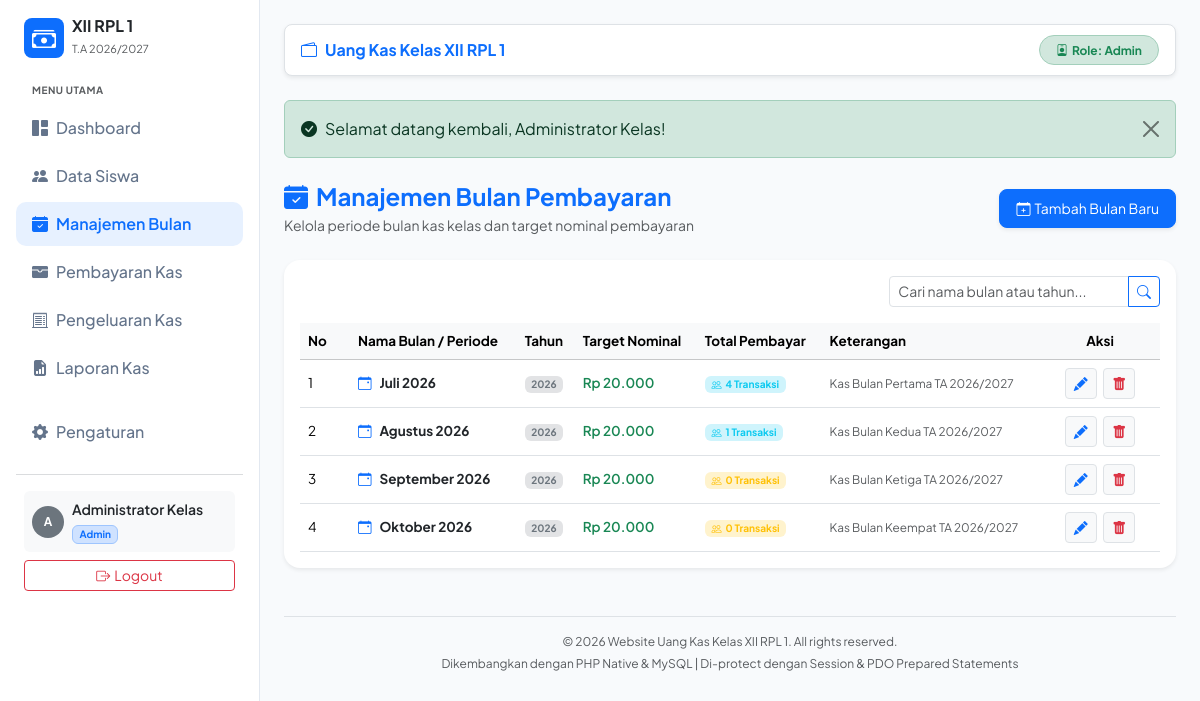
Page /php_native/pages/bulan.php (signed in) on the committed database.
### tables this page shows
CREATE TABLE `pengaturan` (
  `id` INT PRIMARY KEY DEFAULT 1,
  `nama_kelas` VARCHAR(50) NOT NULL DEFAULT 'XII RPL 1',
  `nominal_kas_mingguan` DECIMAL(12,2) NOT NULL DEFAULT 5000,
  `tahun_ajaran` VARCHAR(20) NOT NULL DEFAULT '2026/2027',
  `nama_wali_kelas` VARCHAR(100) DEFAULT 'Dra. Endang Susilowati',
  `nama_bendahara` VARCHAR(100) DEFAULT 'Siti Rahma'
);

CREATE TABLE `bulan_pembayaran` (
  `id` INT AUTO_INCREMENT PRIMARY KEY,
  `nama_bulan` VARCHAR(50) NOT NULL,
  `tahun` INT NOT NULL,
  `nominal_target` DECIMAL(12,2) NOT NULL DEFAULT 20000,
  `urutan` INT DEFAULT 1,
  `keterangan` VARCHAR(255) DEFAULT NULL,
  `created_at` DATETIME DEFAULT CURRENT_TIMESTAMP
);

### php_native/pages/bulan.php (the view, shortened to what this page needs)
<?php
require_once '../includes/header.php';
require_once '../includes/sidebar.php';
require_once '../includes/navbar.php';
$search = trim($_GET['search'] ?? '');
if (!empty($search)) {
    $stmt = $pdo->prepare("SELECT b.*, (SELECT COUNT(*) FROM pembayaran_kas WHERE bulan_id = b.id) AS total_transaksi FROM bulan_pembayaran b WHERE nama_bulan LIKE ? OR tahun LIKE ? ORDER BY urutan ASC, id ASC");
    $stmt->execute(["%$search%", "%$search%"]);
} else {
    $stmt = $pdo->query("SELECT b.*, (SELECT COUNT(*) FROM pembayaran_kas WHERE bulan_id = b.id) AS total_transaksi FROM bulan_pembayaran b ORDER BY urutan ASC, id ASC");
}
$list_bulan = $stmt->fetchAll();
?>
<div class="d-flex flex-column flex-md-row justify-content-between align-items-md-center mb-4 gap-3">
    <div>
        <h4 class="fw-bold mb-1 text-primary"><i class="bi bi-calendar-check-fill me-2"></i>Manajemen Bulan Pembayaran</h4>
        <p class="text-muted small mb-0">Kelola periode bulan kas kelas dan target nominal pembayaran</p>
    </div>
    <div>
        <button type="button" class="btn btn-primary btn-sm rounded-3 shadow-sm px-3 py-2" data-bs-toggle="modal" data-bs-target="#modalTambahBulan">
            <i class="bi bi-calendar-plus me-1"></i>Tambah Bulan Baru
        </button>
    </div>
</div>
<div class="card border-0 shadow-sm rounded-4 p-3 bg-white">
    <div class="row justify-content-between align-items-center mb-3">
        <div class="col-12 col-md-4 ms-auto">
            <form action="" method="GET">
                <div class="input-group">
                    <input type="text" name="search" class="form-control form-control-sm" placeholder="Cari nama bulan atau tahun..." value="<?= htmlspecialchars($search); ?>">
                    <button class="btn btn-outline-primary btn-sm" type="submit"><i class="bi bi-search"></i></button>
                </div>
            </form>
        </div>
    </div>
    <div class="table-responsive">
        <table class="table table-hover align-middle mb-0" style="font-size: 13.5px;">
            <thead class="table-light">
                <tr>
                    <th width="50">No</th>
                    <th>Nama Bulan / Periode</th>
                    <th>Tahun</th>
                    <th>Target Nominal</th>
                    <th>Total Pembayar</th>
                    <th>Keterangan</th>
                    <th width="120" class="text-center">Aksi</th>
                </tr>
            </thead>
            <tbody>
                <?php $no = 1; foreach ($list_bulan as $b): ?>
                <tr>
                    <td><?= $no++; ?></td>
                    <td class="fw-bold text-dark">
                        <i class="bi bi-calendar-event me-2 text-primary"></i><?= htmlspecialchars($b['nama_bulan']); ?>
                    </td>
                    <td><span class="badge bg-secondary-subtle text-secondary"><?= $b['tahun']; ?></span></td>
                    <td class="fw-semibold text-success"><?= format_rupiah($b['nominal_target']); ?></td>
                    <td>
                        <span class="badge bg-<?= $b['total_transaksi'] > 0 ? 'info' : 'warning'; ?>-subtle text-<?= $b['total_transaksi'] > 0 ? 'info' : 'warning'; ?>">
                            <i class="bi bi-people me-1"></i><?= $b['total_transaksi']; ?> Transaksi
                        </span>
                    </td>
                    <td class="text-muted small"><?= htmlspecialchars($b['keterangan'] ?: '-'); ?></td>
                    <td class="text-center">
                        <button type="button" class="btn btn-sm btn-light border text-primary me-1" data-bs-toggle="modal" data-bs-target="#modalEditBulan<?= $b['id']; ?>">
                            <i class="bi bi-pencil-fill"></i>
                        </button>
                        <a href="bulan.php?action=delete&id=<?= $b['id']; ?>" class="btn btn-sm btn-light border text-danger" onclick="return confirm('Apakah Anda yakin ingin menghapus bulan ini?')">
                            <i class="bi bi-trash-fill"></i>
                        </a>
                    </td>
                </tr>
                <?php endforeach; ?>
            </tbody>
        </table>
    </div>
</div>
<?php require_once '../includes/footer.php'; ?>

### php_native/includes/sidebar.php
<?php
$current_page = basename($_SERVER['PHP_SELF']);
?>
<div class="sidebar p-3 d-none d-md-block">
    <div class="d-flex align-items-center gap-2 mb-4 px-2">
        <div class="bg-primary text-white rounded-3 p-2 d-flex align-items-center justify-content-center" style="width: 40px; height: 40px;">
            <i class="bi bi-cash-stack fs-4"></i>
        </div>
        <div>
            <h6 class="fw-bold mb-0 text-dark"><?= htmlspecialchars($setting['nama_kelas']); ?></h6>
            <small class="text-muted" style="font-size: 11px;">T.A <?= htmlspecialchars($setting['tahun_ajaran']); ?></small>
        </div>
    </div>
    <div class="text-uppercase text-muted px-3 mb-2" style="font-size: 10px; font-weight: 700; letter-spacing: 0.5px;">Menu Utama</div>
    <ul class="nav nav-pills flex-column mb-auto">
        <li class="nav-item">
            <a href="dashboard.php" class="nav-link <?= $current_page == 'dashboard.php' ? 'active' : ''; ?>">
                <i class="bi bi-grid-1x2-fill me-2"></i>Dashboard
            </a>
        </li>
        <li class="nav-item">
            <a href="siswa.php" class="nav-link <?= $current_page == 'siswa.php' ? 'active' : ''; ?>">
                <i class="bi bi-people-fill me-2"></i>Data Siswa
            </a>
        </li>
        <li class="nav-item">
            <a href="bulan.php" class="nav-link <?= $current_page == 'bulan.php' ? 'active' : ''; ?>">
                <i class="bi bi-calendar-check-fill me-2"></i>Manajemen Bulan
            </a>
        </li>
        <li class="nav-item">
            <a href="pembayaran.php" class="nav-link <?= $current_page == 'pembayaran.php' ? 'active' : ''; ?>">
                <i class="bi bi-wallet-fill me-2"></i>Pembayaran Kas
            </a>
        </li>
        <li class="nav-item">
            <a href="pengeluaran.php" class="nav-link <?= $current_page == 'pengeluaran.php' ? 'active' : ''; ?>">
                <i class="bi bi-receipt-cutoff me-2"></i>Pengeluaran Kas
            </a>
        </li>
        <li class="nav-item">
            <a href="laporan.php" class="nav-link <?= $current_page == 'laporan.php' ? 'active' : ''; ?>">
                <i class="bi bi-file-earmark-bar-graph-fill me-2"></i>Laporan Kas
            </a>
        </li>
        <li class="nav-item mt-3">
            <a href="pengaturan.php" class="nav-link <?= $current_page == 'pengaturan.php' ? 'active' : ''; ?>">
                <i class="bi bi-gear-fill me-2"></i>Pengaturan
            </a>
        </li>
    </ul>
    <hr class="my-3 text-secondary opacity-25">
    <div class="px-2">
        <div class="d-flex align-items-center gap-2 p-2 rounded bg-light">
            <div class="bg-secondary text-white rounded-circle d-flex align-items-center justify-content-center" style="width: 32px; height: 32px; font-weight: bold; font-size: 12px;">
                <?= strtoupper(substr($_SESSION['username'] ?? 'U', 0, 1)); ?>
            </div>
            <div class="overflow-hidden" style="flex: 1;">
                <div class="fw-semibold text-truncate small"><?= htmlspecialchars($_SESSION['nama_lengkap'] ?? 'User'); ?></div>
                <span class="badge bg-primary-subtle text-primary border border-primary-subtle" style="font-size: 10px;"><?= htmlspecialchars($_SESSION['user_role'] ?? 'Bendahara'); ?></span>
            </div>
        </div>
        <a href="../auth/logout.php" class="btn btn-outline-danger btn-sm w-100 mt-2">
            <i class="bi bi-box-arrow-right me-1"></i>Logout
        </a>
    </div>
</div>

### php_native/includes/navbar.php (shortened to what this page needs)
<div class="content-area">
    <nav class="navbar navbar-expand-lg navbar-light bg-white rounded-3 shadow-sm mb-4 px-3 py-2 border">
        <div class="container-fluid p-0">
            <span class="navbar-brand fw-bold fs-6 text-primary me-auto">
                <i class="bi bi-wallet2 me-2"></i>Uang Kas Kelas <?= htmlspecialchars($setting['nama_kelas']); ?>
            </span>
            <div class="d-flex align-items-center gap-2">
                <span class="badge bg-success-subtle text-success border border-success-subtle px-3 py-2 rounded-pill small">
                    <i class="bi bi-person-badge me-1"></i>Role: <?= htmlspecialchars($_SESSION['user_role'] ?? 'Bendahara'); ?>
                </span>
            </div>
        </div>
    </nav>

### php_native/includes/footer.php (shortened to what this page needs)
    <footer class="mt-5 pt-3 text-center text-muted border-top" style="font-size: 12px;">
        <p class="mb-1">&copy; <?= date('Y'); ?> Website Uang Kas Kelas <?= htmlspecialchars($setting['nama_kelas']); ?>. All rights reserved.</p>
        <p class="mb-0">Dikembangkan dengan PHP Native &amp; MySQL | Di-protect dengan Session &amp; PDO Prepared Statements</p>
    </footer>
</div></div>
</body>
</html>

### php_native/includes/header.php (style rules this page uses)
body { font-family: 'Plus Jakarta Sans', sans-serif; background-color: #f8fafc; }
.sidebar { width: 260px; min-height: 100vh; background: #ffffff; border-right: 1px solid #e2e8f0; }
.sidebar .nav-link { color: #64748b; font-weight: 500; padding: 10px 16px; border-radius: 10px; margin-bottom: 4px; }
.sidebar .nav-link:hover, .sidebar .nav-link.active { color: #0d6efd; background-color: #e7f1ff; font-weight: 600; }
.content-area { flex: 1; padding: 24px; }

### rows in the picture
pengaturan: nama_kelas "XII RPL 1", tahun_ajaran "2026/2027"
bulan_pembayaran: nama_bulan "Juli 2026", tahun "2026", nominal_target "Rp 20.000", total_transaksi "4", keterangan "Kas Bulan Pertama TA 2026/2027"
bulan_pembayaran: nama_bulan "Agustus 2026", tahun "2026", nominal_target "Rp 20.000", total_transaksi "1", keterangan "Kas Bulan Kedua TA 2026/2027"
bulan_pembayaran: nama_bulan "September 2026", tahun "2026", nominal_target "Rp 20.000", total_transaksi "0", keterangan "Kas Bulan Ketiga TA 2026/2027"
bulan_pembayaran: nama_bulan "Oktober 2026", tahun "2026", nominal_target "Rp 20.000", total_transaksi "0", keterangan "Kas Bulan Keempat TA 2026/2027"

### other values in the picture
substr($_SESSION['username'] ?? 'U', 0, 1) "A"
$_SESSION['nama_lengkap'] "Administrator Kelas"
$_SESSION['user_role'] "Admin"
$_SESSION['flash_success'] "Selamat datang kembali, Administrator Kelas!"
